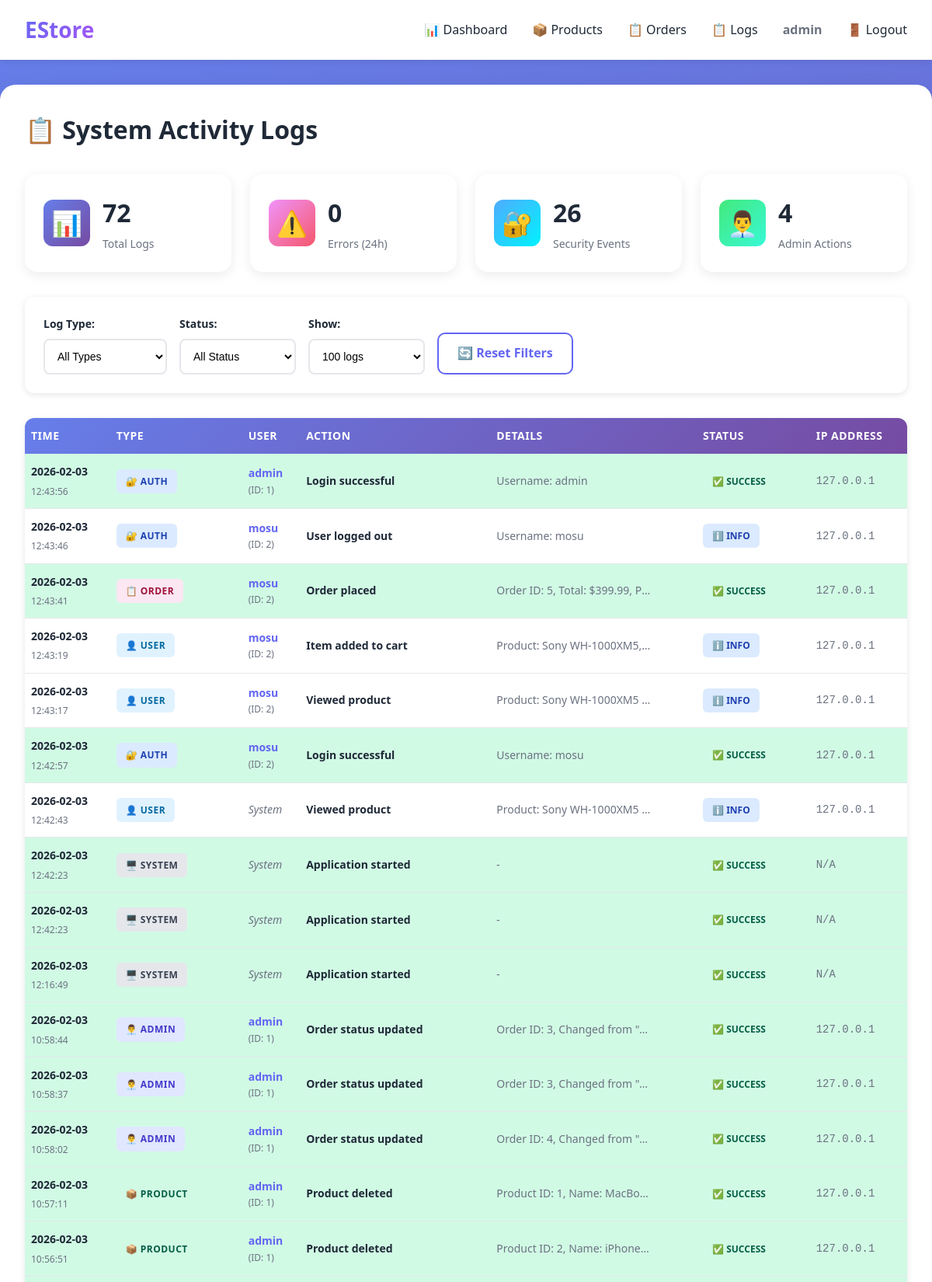
The page /admin/logs (signed in, upper part) on the database its author committed.
### tables this page shows
CREATE TABLE activity_logs (
                    id INTEGER PRIMARY KEY AUTOINCREMENT,
                    timestamp TEXT NOT NULL,
                    log_type TEXT NOT NULL,
                    user_id INTEGER,
                    username TEXT,
                    action TEXT NOT NULL,
                    details TEXT,
                    ip_address TEXT,
                    user_agent TEXT,
                    status TEXT DEFAULT 'info',
                    created_at TIMESTAMP DEFAULT CURRENT_TIMESTAMP
                );

### app.py (the view)
@app.route('/admin/logs')
@admin_required
def admin_logs():
    try:
        filter_type = request.args.get('log_type', '')
        filter_status = request.args.get('status', '')
        limit = int(request.args.get('limit', 100))
        logs = activity_logger.get_all_logs(limit=limit, log_type=filter_type if filter_type else None, status=filter_status if filter_status else None)
        stats = activity_logger.get_log_statistics()
        return render_template('admin/admin_logs.html',
                             logs=logs,
                             stats=stats,
                             filter_type=filter_type,
                             filter_status=filter_status,
                             limit=limit)
    except Exception as e:
        log_error('Admin Logs Error', f'Error loading logs page: {str(e)}')
        flash('An error occurred while loading logs', 'danger')
        return render_template('admin/admin_logs.html', logs=[], stats={})

### app.py (called while the page is built)
def admin_required(f):
    @wraps(f)
    def decorated_function(*args, **kwargs):
        if 'user_id' not in session:
            log_unauthorized_access(request.path, 'admin')
            flash('Please login to access this page', 'warning')
            return redirect(url_for('login'))
        if not session.get('is_admin'):
            log_unauthorized_access(request.path, 'admin')
            flash('You do not have permission to access this page', 'danger')
            return redirect(url_for('index'))
        return f(*args, **kwargs)
    return decorated_function

### logger.py (called while the page is built)
    def get_all_logs(self, limit=500, log_type=None, status=None):
        try:
            conn = sqlite3.connect(self.db_path)
            conn.row_factory = sqlite3.Row
            cursor = conn.cursor()
            query = 'SELECT * FROM activity_logs WHERE 1=1'
            params = []
            if log_type:
                query += ' AND log_type = ?'
                params.append(log_type)
            if status:
                query += ' AND status = ?'
                params.append(status)
            query += ' ORDER BY id DESC LIMIT ?'
            params.append(limit)
            cursor.execute(query, params)
            logs = [dict(row) for row in cursor.fetchall()]
            conn.close()
            return logs
        except Exception as e:
            logger.error(f"❌ Error retrieving logs: {e}")
            return []

### templates/admin/admin_logs.html (shortened to what this page needs)
{% extends "base.html" %}
{% block content %}
<h2 class="section-title">📋 System Activity Logs</h2>
<div class="admin-stats" style="margin-bottom: 2rem;">
    <div class="stat-card">
        <div class="stat-icon" style="background: linear-gradient(135deg, #667EEA 0%, #764BA2 100%);">📊</div>
        <div class="stat-info">
            <h3>{{ stats.get('total_logs', 0) }}</h3>
            <p>Total Logs</p>
        </div>
    </div>
    <div class="stat-card">
        <div class="stat-icon" style="background: linear-gradient(135deg, #F093FB 0%, #F5576C 100%);">⚠️</div>
        <div class="stat-info">
            <h3>{{ stats.get('recent_errors', 0) }}</h3>
            <p>Errors (24h)</p>
        </div>
    </div>
    <div class="stat-card">
        <div class="stat-icon" style="background: linear-gradient(135deg, #4FACFE 0%, #00F2FE 100%);">🔐</div>
        <div class="stat-info">
            <h3>{{ stats.get('logs_by_type', {}).get('AUTH', 0) + stats.get('logs_by_type', {}).get('SECURITY', 0) }}</h3>
            <p>Security Events</p>
        </div>
    </div>
    <div class="stat-card">
        <div class="stat-icon" style="background: linear-gradient(135deg, #43E97B 0%, #38F9D7  100%);">👨‍💼</div>
        <div class="stat-info">
            <h3>{{ stats.get('logs_by_type', {}).get('ADMIN', 0) }}</h3>
            <p>Admin Actions</p>
        </div>
    </div>
</div>
<div class="logs-filters">
    <form method="GET" action="{{ url_for('admin_logs') }}" class="filter-form">
        <div class="filter-group">
            <label for="log_type">Log Type:</label>
            <select name="log_type" id="log_type" onchange="this.form.submit()">
                <option value="">All Types</option>
            </select>
        </div>
        <div class="filter-group">
            <label for="status">Status:</label>
            <select name="status" id="status" onchange="this.form.submit()">
                <option value="">All Status</option>
            </select>
        </div>
        <div class="filter-group">
            <label for="limit">Show:</label>
            <select name="limit" id="limit" onchange="this.form.submit()">
                <option value="100" {% if limit == 100 %}selected{% endif %}>100 logs</option>
            </select>
        </div>
        <a href="{{ url_for('admin_logs') }}" class="btn btn-outline">🔄 Reset Filters</a>
    </form>
</div>
<div class="logs-container">
    {% if logs %}
    <div class="logs-table-wrapper">
        <table class="logs-table">
            <thead>
                <tr>
                    <th>Time</th>
                    <th>Type</th>
                    <th>User</th>
                    <th>Action</th>
                    <th>Details</th>
                    <th>Status</th>
                    <th>IP Address</th>
                </tr>
            </thead>
            <tbody>
                {% for log in logs %}
                <tr class="log-row log-{{ log.status }}">
                    <td class="log-time">
                        <div class="time-display">
                            <span class="date">{{ log.timestamp.split()[0] if log.timestamp else 'N/A' }}</span>
                            <span class="time">{{ log.timestamp.split()[1] if log.timestamp and log.timestamp.split()|length > 1 else '' }}</span>
                        </div>
                    </td>
                    <td>
                        <span class="log-type-badge log-type-{{ log.log_type }}">
                            {% if log.log_type == 'AUTH' %}🔐
                            {% elif log.log_type == 'ADMIN' %}👨‍💼
                            {% elif log.log_type == 'USER' %}👤
                            {% elif log.log_type == 'PRODUCT' %}📦
                            {% elif log.log_type == 'ORDER' %}📋
                            {% elif log.log_type == 'PAYMENT' %}💳
                            {% elif log.log_type == 'SECURITY' %}⚠️
                            {% elif log.log_type == 'ERROR' %}❌
                            {% elif log.log_type == 'DATABASE' %}💾
                            {% elif log.log_type == 'VALIDATION' %}✅
                            {% elif log.log_type == 'SYSTEM' %}🖥️
                            {% endif %}
                            {{ log.log_type }}
                        </span>
                    </td>
                    <td class="log-user">
                        {% if log.username %}
                            <strong>{{ log.username }}</strong>
                            {% if log.user_id %}
                            <small>(ID: {{ log.user_id }})</small>
                            {% endif %}
                        {% else %}
                            <span class="text-muted">System</span>
                        {% endif %}
                    </td>
                    <td class="log-action">{{ log.action }}</td>
                    <td class="log-details">
                        {% if log.details %}
                            <div class="details-text">{{ log.details }}</div>
                        {% else %}
                            <span class="text-muted">-</span>
                        {% endif %}
                    </td>
                    <td>
                        <span class="status-badge status-{{ log.status }}">
                            {% if log.status == 'success' %}✅
                            {% elif log.status == 'error' %}❌
                            {% elif log.status == 'warning' %}⚠️
                            {% elif log.status == 'critical' %}🚨
                            {% else %}ℹ️
                            {% endif %}
                            {{ log.status.upper() }}
                        </span>
                    </td>
                    <td class="log-ip">{{ log.ip_address or 'N/A' }}</td>
                </tr>
                {% endfor %}
            </tbody>
        </table>
    </div>
    {% endif %}
</div>
{% endblock %}

### static/css/style.css (style rules this page uses)
:root { --primary: #6366F1; --secondary: #10B981; --danger: #EF4444; --warning: #F59E0B; --dark: #1F2937; --gray: #6B7280; --light-gray: #F3F4F6; --border: #E5E7EB; --white: #FFFFFF; }
* { margin: 0; padding: 0; box-sizing: border-box; }
body { font-family: 'Segoe UI', Tahoma, Geneva, Verdana, sans-serif; background: linear-gradient(135deg, #667eea 0%, #764ba2 100%); min-height: 100vh; color: var(--dark); line-height: 1.6; }
.btn { padding: 0.75rem 1.5rem; border: none; border-radius: 10px; font-weight: 600; cursor: pointer; transition: all 0.3s; text-decoration: none; display: inline-block; text-align: center; }
.btn-outline { background: transparent; border: 2px solid var(--primary); color: var(--primary); }
.section-title { font-size: 2rem; font-weight: 700; margin-bottom: 2rem; color: var(--dark); }
.admin-stats { display: grid; grid-template-columns: repeat(auto-fit, minmax(250px, 1fr)); gap: 1.5rem; margin-bottom: 2rem; }
.stat-card { background: white; border-radius: 16px; padding: 1.5rem; display: flex; align-items: center; gap: 1rem; box-shadow: 0 4px 15px rgba(0, 0, 0, 0.08); }
.stat-icon { width: 60px; height: 60px; border-radius: 12px; display: flex; align-items: center; justify-content: center; font-size: 2rem; }
.stat-info h3 { font-size: 2rem; color: var(--dark); margin-bottom: 0.25rem; }
.stat-info p { color: var(--gray); font-size: 0.875rem; }

### templates/admin/admin_logs.html (style rules this page uses)
.logs-filters { background: white; padding: 1.5rem; border-radius: 12px; box-shadow: 0 2px 8px rgba(0,0,0,0.1); margin-bottom: 2rem; }
.filter-form { display: flex; gap: 1rem; flex-wrap: wrap; align-items: flex-end; }
.filter-group { display: flex; flex-direction: column; gap: 0.5rem; }
.filter-group label { font-weight: 600; font-size: 0.875rem; color: var(--dark); }
.filter-group select { padding: 0.75rem; border: 2px solid var(--border); border-radius: 8px; font-size: 0.875rem; min-width: 150px; background: white; cursor: pointer; }
.logs-container { background: white; border-radius: 12px; box-shadow: 0 2px 8px rgba(0,0,0,0.1); overflow: hidden; }
.logs-table-wrapper { overflow-x: auto; }
.logs-table { width: 100%; border-collapse: collapse; }
.logs-table thead { background: linear-gradient(135deg, #667EEA 0%, #764BA2 100%); color: white; }
.logs-table th { padding: 1rem; text-align: left; font-weight: 600; font-size: 0.875rem; text-transform: uppercase; letter-spacing: 0.5px; }
.logs-table td { padding: 1rem; border-bottom: 1px solid var(--border); font-size: 0.875rem; }
.log-row { transition: background 0.2s; }
.log-row.log-success { background: #D1FAE5; }
.time-display { display: flex; flex-direction: column; gap: 0.25rem; }
.time-display .date { font-weight: 600; color: var(--dark); }
.time-display .time { font-size: 0.75rem; color: var(--gray); }
.log-type-badge { display: inline-block; padding: 0.375rem 0.75rem; border-radius: 6px; font-size: 0.75rem; font-weight: 600; text-transform: uppercase; letter-spacing: 0.5px; white-space: nowrap; }
.log-type-AUTH { background: #DBEAFE; color: #1E40AF; }
.log-type-ADMIN { background: #E0E7FF; color: #4338CA; }
.log-type-USER { background: #E0F2FE; color: #0369A1; }
.log-type-PRODUCT { background: #D1FAE5; color: #065F46; }
.log-type-ORDER { background: #FCE7F3; color: #9F1239; }
.log-type-SYSTEM { background: #E5E7EB; color: #374151; }
.log-user strong { color: var(--primary); }
.log-user small { display: block; color: var(--gray); font-size: 0.75rem; }
.log-action { font-weight: 600; color: var(--dark); }
.details-text { max-width: 400px; overflow: hidden; text-overflow: ellipsis; white-space: nowrap; color: var(--gray); }
.status-badge { display: inline-block; padding: 0.375rem 0.75rem; border-radius: 6px; font-size: 0.75rem; font-weight: 600; white-space: nowrap; }
.status-badge.status-success { background: #D1FAE5; color: #065F46; }
.status-badge.status-info { background: #DBEAFE; color: #1E40AF; }
.log-ip { font-family: monospace; font-size: 0.813rem; color: var(--gray); }
.text-muted { color: var(--gray); font-style: italic; }
@media (max-width: 1200px) { .logs-table { font-size: 0.75rem; } }
@media (max-width: 1200px) { .logs-table th, .logs-table td { padding: 0.75rem 0.5rem; } }
@media (max-width: 1200px) { .details-text { max-width: 200px; } }

### rows shown on the page
activity_logs: timestamp "2026-02-03", timestamp.split|length "12:43:56", log_type "AUTH", username "admin", user_id "1", action "Login successful", details "Username: admin", status "SUCCESS", ip_address "127.0.0.1"
activity_logs: timestamp "2026-02-03", timestamp.split|length "12:43:46", log_type "AUTH", username "mosu", user_id "2", action "User logged out", details "Username: mosu", shows "ℹ️", status "INFO", ip_address "127.0.0.1"
activity_logs: timestamp "2026-02-03", timestamp.split|length "12:43:41", log_type "ORDER", username "mosu", user_id "2", action "Order placed", details "Order ID: 5, Total: $399.99, P…", status "SUCCESS", ip_address "127.0.0.1"
activity_logs: timestamp "2026-02-03", timestamp.split|length "12:43:19", log_type "USER", username "mosu", user_id "2", action "Item added to cart", details "Product: Sony WH-1000XM5,…", shows "ℹ️", status "INFO", ip_address "127.0.0.1"
activity_logs: timestamp "2026-02-03", timestamp.split|length "12:43:17", log_type "USER", username "mosu", user_id "2", action "Viewed product", details "Product: Sony WH-1000XM5…", shows "ℹ️", status "INFO", ip_address "127.0.0.1"
activity_logs: timestamp "2026-02-03", timestamp.split|length "12:42:57", log_type "AUTH", username "mosu", user_id "2", action "Login successful", details "Username: mosu", status "SUCCESS", ip_address "127.0.0.1"
activity_logs: timestamp "2026-02-03", timestamp.split|length "12:42:43", log_type "USER", shows "System", action "Viewed product", details "Product: Sony WH-1000XM5…", shows "ℹ️", status "INFO", ip_address "127.0.0.1"
activity_logs: timestamp "2026-02-03", timestamp.split|length "12:42:23", log_type "SYSTEM", shows "System", action "Application started", status "SUCCESS", ip_address "N/A"
activity_logs: timestamp "2026-02-03", timestamp.split|length "12:42:23", log_type "SYSTEM", shows "System", action "Application started", status "SUCCESS", ip_address "N/A"
activity_logs: timestamp "2026-02-03", timestamp.split|length "12:16:49", log_type "SYSTEM", shows "System", action "Application started", status "SUCCESS", ip_address "N/A"
activity_logs: timestamp "2026-02-03", timestamp.split|length "10:58:44", log_type "ADMIN", username "admin", user_id "1", action "Order status updated", details "Order ID: 3, Changed from \"…", status "SUCCESS", ip_address "127.0.0.1"
activity_logs: timestamp "2026-02-03", timestamp.split|length "10:58:37", log_type "ADMIN", username "admin", user_id "1", action "Order status updated", details "Order ID: 3, Changed from \"…", status "SUCCESS", ip_address "127.0.0.1"
activity_logs: timestamp "2026-02-03", timestamp.split|length "10:58:02", log_type "ADMIN", username "admin", user_id "1", action "Order status updated", details "Order ID: 4, Changed from \"…", status "SUCCESS", ip_address "127.0.0.1"
activity_logs: timestamp "2026-02-03", timestamp.split|length "10:57:11", log_type "PRODUCT", username "admin", user_id "1", action "Product deleted", details "Product ID: 1, Name: MacBo…", status "SUCCESS", ip_address "127.0.0.1"
activity_logs: timestamp "2026-02-03", timestamp.split|length "10:56:51", log_type "PRODUCT", username "admin", user_id "1", action "Product deleted", details "Product ID: 2, Name: iPhone…", status "SUCCESS", ip_address "127.0.0.1"

### other values the page prints
{{ session.username }} "admin"
{{ stats.get('total_logs', 0) }} "72"
{{ stats.get('recent_errors', 0) }} "0"
{{ stats.get('logs_by_type', {}).get('ADMIN', 0) }} "4"
